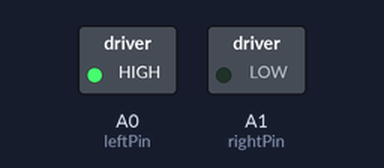
The sketch below on a simulated Arduino Uno, built with avr-gcc and run on an emulated ATmega328P. On the bench: switched loads named in the sketch (green lamp = pin HIGH). At 12.5 s the program stops and its outputs stay as they are.

Above: at 1.5 s.
At 3.5 s:
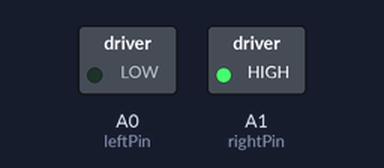
Timing chart, 0 to 5.7 s (numbered marks = the images above):
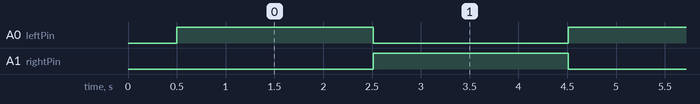

Measured:
- by itself, A0 (leftPin): alternates HIGH for 2.0 s and LOW for 2.0 s, 6 changes in all, then stays LOW
- by itself, A1 (rightPin): alternates HIGH for 2.0 s and LOW for 2.0 s, 5 changes in all, then stays HIGH

The sketch:

test_motors.ino
```cpp
#include <SoftwareSerial.h>

  // This does not seem to be a problem useing the same rx pin for both
 SoftwareSerial Maestro(3,5); // pin 5 = TX, pin 3 = RX (unused)

int leftPin = A0;
int rightPin = A1;

int loopCounter = 0;


void setup() {

   Maestro.begin(9600);
    delay(500); // wait for display to boot up
  pinMode(A0, OUTPUT);
  pinMode(A1, OUTPUT);


}


void loop() {


 digitalWrite(A0, HIGH);
  digitalWrite(A1, LOW);
  setTarget(2, 1400);
 setTarget(3, 1400);

  delay(2000);

  digitalWrite(A0, LOW);
  digitalWrite(A1, HIGH);

  delay(2000);

  loopCounter++;

  if (loopCounter > 2) {
     while(1){}// do nothing forever
  }
}


  //Send a Set Target command to the Maestro.
  //Target is in units of quarter microseconds, so the normal range is 4000 to 8000.
  void setTarget(unsigned char servo, unsigned int target) {
    target = map(target, 1100, 1850, 4000, 8000);
    //target = 2000;
    Maestro.write(0xAA); //start byte
    Maestro.write(0x0C) ; //device id 12
    Maestro.write(0x04); //command number 0x04 = Set Target
    Maestro.write(servo); //servo number
    Maestro.write(target & 0x7F); //target low bits
    Maestro.write((target >> 7) & 0x7F); //target high bits

  }
```
